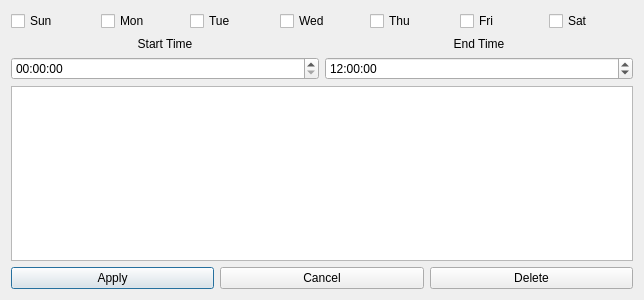
<?xml version="1.0" encoding="UTF-8"?>
<ui version="4.0">
 <class>policy_config</class>
 <widget class="QDialog" name="policy_config">
  <property name="geometry">
   <rect>
    <x>0</x>
    <y>0</y>
    <width>644</width>
    <height>300</height>
   </rect>
  </property>
  <property name="windowTitle">
   <string>Dialog</string>
  </property>
  <layout class="QVBoxLayout" name="verticalLayout">
   <item>
    <layout class="QHBoxLayout" name="day_of_week_form">
     <item>
      <widget class="QCheckBox" name="day_of_week_0">
       <property name="text">
        <string>Sun</string>
       </property>
      </widget>
     </item>
     <item>
      <widget class="QCheckBox" name="day_of_week_1">
       <property name="text">
        <string>Mon</string>
       </property>
      </widget>
     </item>
     <item>
      <widget class="QCheckBox" name="day_of_week_2">
       <property name="text">
        <string>Tue</string>
       </property>
      </widget>
     </item>
     <item>
      <widget class="QCheckBox" name="day_of_week_3">
       <property name="text">
        <string>Wed</string>
       </property>
      </widget>
     </item>
     <item>
      <widget class="QCheckBox" name="day_of_week_4">
       <property name="text">
        <string>Thu</string>
       </property>
      </widget>
     </item>
     <item>
      <widget class="QCheckBox" name="day_of_week_5">
       <property name="text">
        <string>Fri</string>
       </property>
      </widget>
     </item>
     <item>
      <widget class="QCheckBox" name="day_of_week_6">
       <property name="text">
        <string>Sat</string>
       </property>
      </widget>
     </item>
    </layout>
   </item>
   <item>
    <layout class="QHBoxLayout" name="horizontalLayout_5">
     <item>
      <layout class="QHBoxLayout" name="horizontalLayout_4">
       <item>
        <layout class="QVBoxLayout" name="verticalLayout_2">
         <item>
          <widget class="QLabel" name="start_time_label">
           <property name="text">
            <string>Start Time</string>
           </property>
           <property name="alignment">
            <set>Qt::AlignCenter</set>
           </property>
          </widget>
         </item>
         <item>
          <widget class="QTimeEdit" name="start_time">
           <property name="time">
            <time>
             <hour>0</hour>
             <minute>0</minute>
             <second>0</second>
            </time>
           </property>
          </widget>
         </item>
        </layout>
       </item>
       <item>
        <layout class="QVBoxLayout" name="verticalLayout_3">
         <item>
          <widget class="QLabel" name="end_time_label">
           <property name="text">
            <string>End Time</string>
           </property>
           <property name="alignment">
            <set>Qt::AlignCenter</set>
           </property>
          </widget>
         </item>
         <item>
          <widget class="QTimeEdit" name="end_time">
           <property name="time">
            <time>
             <hour>12</hour>
             <minute>0</minute>
             <second>0</second>
            </time>
           </property>
          </widget>
         </item>
        </layout>
       </item>
      </layout>
     </item>
    </layout>
   </item>
   <item>
    <layout class="QHBoxLayout" name="horizontalLayout_6">
     <item>
      <widget class="QListWidget" name="listWidget"/>
     </item>
    </layout>
   </item>
   <item>
    <layout class="QHBoxLayout" name="horizontalLayout_7">
     <item>
      <widget class="QPushButton" name="applyButton">
       <property name="text">
        <string>Apply</string>
       </property>
      </widget>
     </item>
     <item>
      <widget class="QPushButton" name="cancelButton">
       <property name="text">
        <string>Cancel</string>
       </property>
      </widget>
     </item>
     <item>
      <widget class="QPushButton" name="deleteButton">
       <property name="text">
        <string>Delete</string>
       </property>
      </widget>
     </item>
    </layout>
   </item>
  </layout>
 </widget>
 <resources/>
 <connections/>
</ui>
